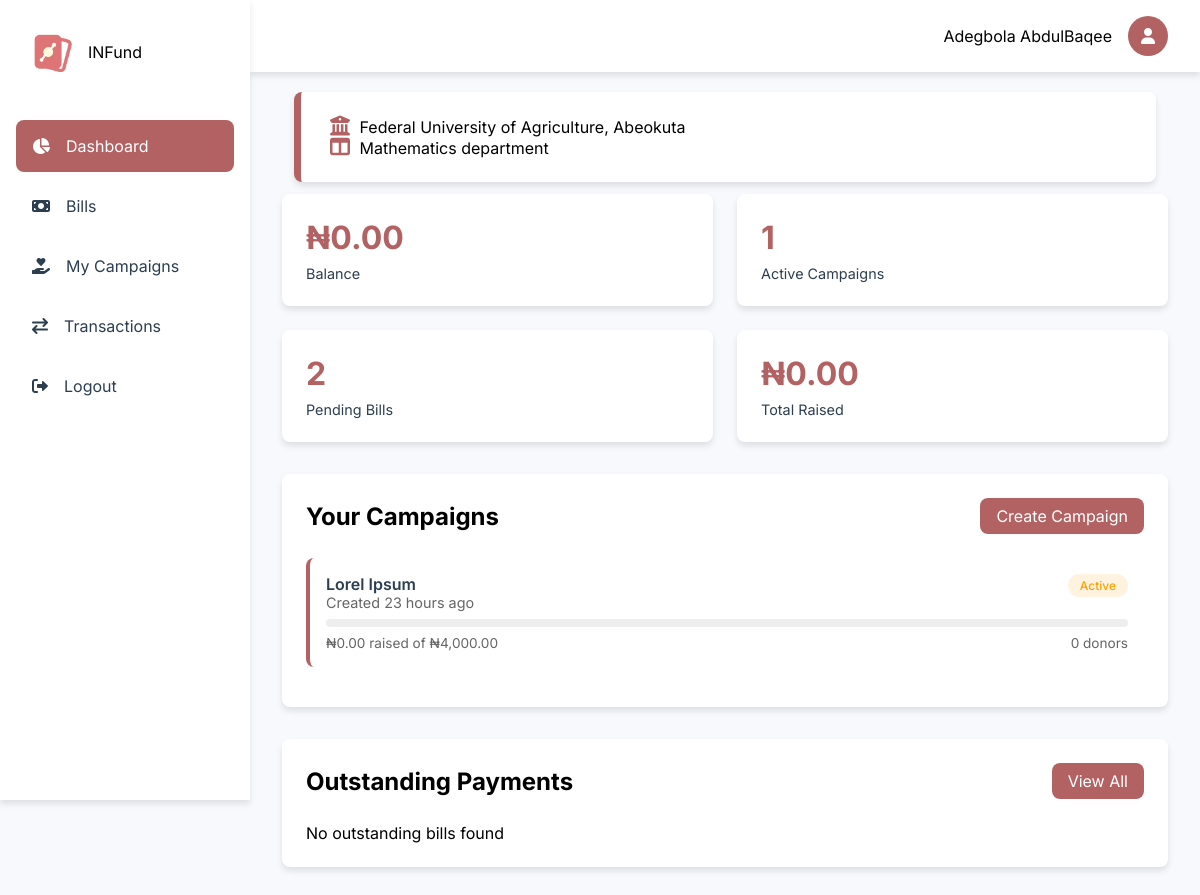
The page /dashboard/overview (signed in) on the database as committed earlier.
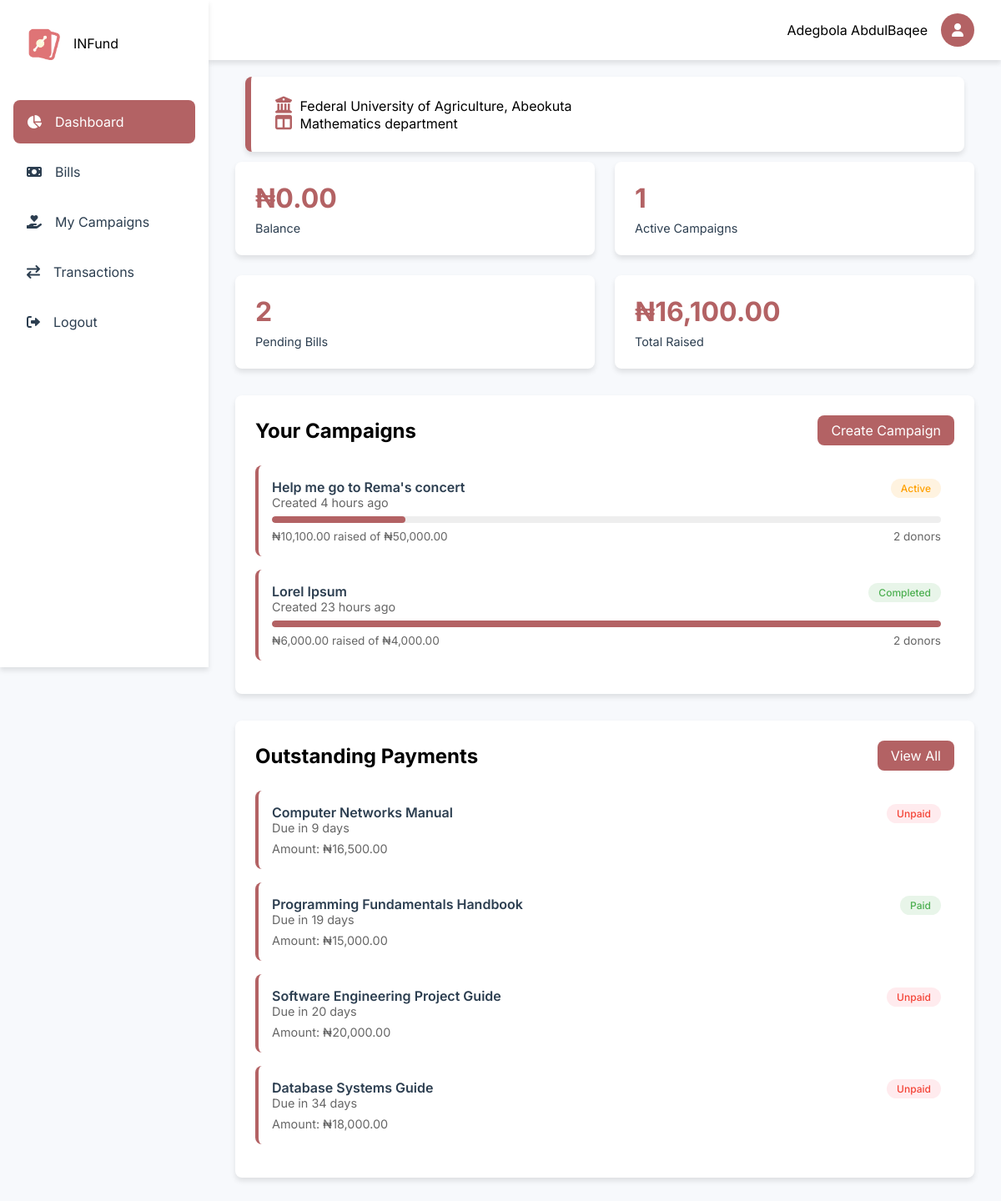
The same page on the database as committed later.
### tables this page shows
CREATE TABLE `users` (
  `id` int(11) NOT NULL,
  `fullname` varchar(1000) NOT NULL,
  `email` varchar(200) DEFAULT NULL,
  `balance` decimal(15,2) NOT NULL DEFAULT 0.00,
  `username` varchar(30) NOT NULL,
  `phone` varchar(30) DEFAULT NULL,
  `dob` varchar(200) DEFAULT NULL,
  `country` varchar(200) DEFAULT NULL,
  `state` varchar(1000) DEFAULT NULL,
  `university` varchar(1000) DEFAULT NULL,
  `faculty` varchar(1000) DEFAULT NULL,
  `department` varchar(1000) DEFAULT NULL,
  `matric_no` varchar(1000) NOT NULL,
  `password` varchar(1000) DEFAULT NULL,
  `created_at` varchar(1000) DEFAULT current_timestamp(),
  `last_login` varchar(1000) DEFAULT current_timestamp(),
  `gender` varchar(1000) DEFAULT NULL
);

CREATE TABLE `universities` (
  `id` bigint(20) UNSIGNED NOT NULL,
  `abbreviation` varchar(10) NOT NULL,
  `name` varchar(255) NOT NULL,
  `type` enum('Federal','State','Uniformed','Private') NOT NULL,
  `country` varchar(50) DEFAULT 'Nigeria'
);

CREATE TABLE `campaigns` (
  `id` int(11) NOT NULL,
  `title` varchar(255) NOT NULL,
  `description` text NOT NULL,
  `impact` text DEFAULT NULL,
  `importance` text DEFAULT NULL,
  `uid` int(11) NOT NULL,
  `goal_amount` decimal(15,2) NOT NULL,
  `amount_raised` decimal(15,2) DEFAULT 0.00,
  `start_date` date NOT NULL,
  `end_date` date NOT NULL,
  `status` enum('active','completed','cancelled') DEFAULT 'active',
  `created_at` timestamp NOT NULL DEFAULT current_timestamp(),
  `updated_at` timestamp NOT NULL DEFAULT current_timestamp() ON UPDATE current_timestamp(),
  `image1` varchar(1000) NOT NULL,
  `image2` varchar(1000) DEFAULT NULL,
  `image3` varchar(1000) DEFAULT NULL,
  `image4` varchar(1000) DEFAULT NULL
);

CREATE TABLE `bills` (
  `id` int(11) NOT NULL,
  `creator_id` int(11) NOT NULL,
  `name` varchar(255) NOT NULL,
  `university` varchar(255) NOT NULL,
  `faculty` varchar(255) NOT NULL,
  `department` varchar(1000) NOT NULL,
  `level` varchar(255) NOT NULL,
  `matric_no` varchar(255) NOT NULL,
  `price` decimal(10,2) NOT NULL,
  `start_date` date DEFAULT NULL,
  `end_date` date DEFAULT NULL,
  `created_at` timestamp NOT NULL DEFAULT current_timestamp()
);

CREATE TABLE `payments` (
  `id` int(11) NOT NULL,
  `uid` int(11) NOT NULL,
  `reference_id` varchar(1000) DEFAULT NULL,
  `bill_id` int(11) NOT NULL,
  `student_id` int(11) NOT NULL,
  `total_amount` decimal(10,2) NOT NULL,
  `amount_paid` decimal(10,2) DEFAULT 0.00,
  `status` enum('Unpaid','Partially Paid','Paid') NOT NULL DEFAULT 'Unpaid',
  `last_payment_date` date DEFAULT NULL,
  `created_at` timestamp NOT NULL DEFAULT current_timestamp(),
  `updated_at` timestamp NOT NULL DEFAULT current_timestamp() ON UPDATE current_timestamp()
);

### includes/get_universities.php (called while the page is built, shortened)
<?php
function get_university($abbr)
{
    global $conn;
    $stmt = $conn->prepare("SELECT * FROM universities WHERE abbreviation=?");
    $stmt->bind_param("s", $abbr);
    $stmt->execute();
    $result = $stmt->get_result();
    $university = [];
    while ($row = $result->fetch_assoc()) {
        $university[] = $row;
    }
    return $university;
}

### includes/user/functions.php (the view, shortened to what the rows shown need)
<?php
function getUserDetails(string $email): array
{
    global $conn;
    if (strpos($email, "@")) {
        $query = "SELECT * FROM users WHERE email = ?";
    } else {
        $query = "SELECT * FROM users WHERE id = ?";
    }
    $stmt = $conn->prepare($query);
    $stmt->bind_param("s", $email);
    $stmt->execute();
    $result = $stmt->get_result();
    $data = $result->fetch_assoc();
    return $data;
}
function getCampaignsByUserId($user_id)
{
    global $conn;
    $sql = "SELECT c.id, c.title, c.goal_amount, c.amount_raised, c.status, c.created_at,
            (SELECT COUNT(*) FROM donations WHERE campaign_id = c.id) as donor_count,
            (SELECT SUM(amount_raised) FROM campaigns WHERE uid = c.uid) as total_raised,
            (SELECT COUNT(*) FROM campaigns WHERE uid = c.uid AND status = 'active') as active_campaigns
            FROM campaigns c
            WHERE c.uid = ?
            ORDER BY c.created_at DESC";
    $stmt = $conn->prepare($sql);
    $stmt->bind_param("i", $user_id);
    $stmt->execute();
    $result = $stmt->get_result();
    return $result;
}
function displayCampaignSection($campaigns)
{
    $output = '';
    if ($campaigns->num_rows > 0) {
        while ($campaign = $campaigns->fetch_assoc()) {
            $progress = ($campaign['amount_raised'] / $campaign['goal_amount']) * 100;
            $progress = min(100, $progress);
            $created_date = new DateTime($campaign['created_at']);
            $now = new DateTime();
            $interval = $created_date->diff($now);
            $time_ago = formatTimeAgo($interval);
            $badge_class = ($campaign['status'] === 'completed') ? 'badge-success' : 'badge-warning';
            $status_text = ucfirst($campaign['status']);
            $output .= sprintf(
                '
                <div class="campaign-card" onclick="window.location.href=\'campaign?id=%d\'">
                    <div class="campaign-header">
                        <div>
                            <div class="campaign-title">%s</div>
                            <div class="campaign-meta">Created %s</div>
                        </div>
                        <span class="badge %s">%s</span>
                    </div>
                    <div class="progress-bar">
                        <div class="progress-fill" style="width: %d%%"></div>
                    </div>
                    <div class="campaign-stats">
                        <span>₦%s raised of ₦%s</span>
                        <span>%d donors</span>
                    </div>
                </div>',
                $campaign['id'],
                htmlspecialchars($campaign['title']),
                $time_ago,
                $badge_class,
                $status_text,
                $progress,
                number_format($campaign['amount_raised'], 2),
                number_format($campaign['goal_amount'], 2),
                $campaign['donor_count']
            );
        }
    }
    return $output;
}
function formatTimeAgo($interval)
{
    if ($interval->h >= 1) return $interval->h . ' hour' . ($interval->h > 1 ? 's' : '') . ' ago';
    return 'just now';
}
function getCampaignStats($campaigns)
{
    $stats = [
        'total_raised' => 0,
        'active_campaigns' => 0
    ];
    if ($row = $campaigns->fetch_assoc()) {
        $stats['total_raised'] = $row['total_raised'] ?? 0;
        $stats['active_campaigns'] = $row['active_campaigns'] ?? 0;
    }
    return $stats;
}
?>

### includes/user/nav.php (shortened to what the rows shown need)
<?php
include '../config/config.php';
include '../includes/user/functions.php';
$my_details = getUserDetails($_SESSION["user_id"]);
?>
<!DOCTYPE html>
<html lang="en">
<head>
    <link href="https://cdnjs.cloudflare.com/ajax/libs/toastr.js/latest/css/toastr.min.css" rel="stylesheet" />
    <link rel="stylesheet" href="https://cdnjs.cloudflare.com/ajax/libs/font-awesome/6.0.0/css/all.min.css">
    <link rel="stylesheet" href="../assets/css/user/nav.css">
</head>
<body>
    <div class="container">
        <div class="topnav">
            <div class="user-profile">
                <span><?php echo $my_details['fullname']; ?></span>
                <div class="avatar">
                    <i class="fas fa-user"></i>
                </div>
            </div>
        </div>

### dashboard/overview.php (shortened to what the rows shown need)
<?php
include '../config/config.php';
include '../includes/get_universities.php';
include '../includes/user/get_bills.php';
include '../includes/user/nav.php';
$university = get_university($my_details['university']);
$campaigns = getCampaignsByUserId($_SESSION['user_id']);
$campaign_stats = getCampaignStats($campaigns);
?>
<main class="main-content">
    <div class="server-details">
        <i class="fas fa-university"></i> <?php
                                            if (!empty($university)) {
                                                $university_name = $university[0]['name'];
                                                echo $university_name;
                                            } else {
                                                echo "No university found with the abbreviation: " . $abbreviation;
                                            } ?>
        <br>
        <i class="fas fa-columns"></i> <?php echo $my_details['department']; ?> department
    </div>
    <div class="cards-grid">
        <div class="card">
            <h2>₦<?php echo $my_details['balance']; ?></h2>
            <p>Balance </p>
        </div>
        <div class="card">
            <h2><?php echo $campaign_stats['active_campaigns']; ?></h2>
        </div>
        <div class="card">
            <h2>2</h2>
        </div>
        <div class="card">
            <h2>₦<?php echo number_format($campaign_stats['total_raised'], 2); ?></h2>
        </div>
    </div>
    <div class="campaigns-grid">
        <section class="feed-section">
            <div class="section-header">
                <h2>Your Campaigns</h2>
            </div>
            <?php echo displayCampaignSection($campaigns); ?>
        </section>
        <section class="feed-section">
            <div class="section-header">
                <h2>Outstanding Payments</h2>
            </div>
            <?php
            $bills = getBillsByDepartment($my_details['department'], $_SESSION['user_id']);
            echo displayBillsSection($bills);
            ?>
        </section>
    </div>
</main>
</div>
</body>
</html>

### includes/user/get_bills.php (shortened to what the rows shown need)
<?php
function getBillsByDepartment($department, $user_id)
{
    global $conn;
    $query = "SELECT b.*,
              p.amount_paid,
              p.status as payment_status,
              p.last_payment_date,
              DATEDIFF(b.end_date, CURRENT_DATE()) as days_remaining
              FROM bills b
              LEFT JOIN payments p ON b.id = p.bill_id AND p.student_id = ?
              WHERE b.department = ?
              AND b.end_date >= CURRENT_DATE()
              ORDER BY b.end_date ASC";
    $stmt = $conn->prepare($query);
    $stmt->bind_param("is", $user_id, $department);
    $stmt->execute();
    $result = $stmt->get_result();
    return $result->fetch_all(MYSQLI_ASSOC);
}
function displayBillsSection($bills)
{
    $output = '';
    if (empty($bills)) {
        return '<div class="empty-state">No outstanding bills found</div>';
    }
    foreach ($bills as $bill) {
        $badge_class = 'badge-danger';
        $status = 'Unpaid';
        $amount_display = '₦' . number_format($bill['price'], 2);
        if (isset($bill['payment_status'])) {
            switch ($bill['payment_status']) {
                case 'Paid':
                    $badge_class = 'badge-success';
                    $status = 'Paid';
                    break;
            }
        }
        $output .= sprintf(
            '
            <div class="campaign-card">
                <a href="bill.php?id=%d" class="campaign-header">
                    <div>
                        <div class="campaign-title">%s</div>
                        <div class="campaign-meta">Due in %d days</div>
                    </div>
                    <span class="badge %s">%s</span>
                </a>
                <div class="campaign-meta">
                    Amount: %s
                </div>
            </div>
        ',
            $bill['id'],
            htmlspecialchars($bill['name']),
            $bill['days_remaining'],
            $badge_class,
            $status,
            $amount_display
        );
    }
    return $output;
}

Rows that differ between the two databases and show on the page:
added campaigns: title "Help me go to Rema's concert", created_at "4 hours ago", status "Active", amount_raised "10,100.00", goal_amount "50,000.00", donor_count "2"
changed campaigns "Lorel Ipsum": status "Active" → "Completed"; amount_raised "0.00" → "6,000.00"; donor_count "0" → "2"
added bills: name "Computer Networks Manual", days_remaining "9", status "Unpaid", price "₦16,500.00"
added payments: bill.name "Programming Fundamentals Handbook", days_remaining "19", status "Paid", bill.price "₦15,000.00"
added bills: name "Software Engineering Project Guide", days_remaining "20", status "Unpaid", price "₦20,000.00"
added payments: bill.name "Database Systems Guide", days_remaining "34", status "Unpaid", bill.price "₦18,000.00"
Other text that changed with them:
$campaign_stats['total_raised']: "0.00" → "16,100.00"
text no longer shown: "No outstanding bills found"
